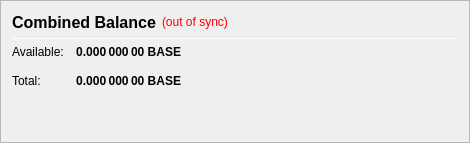
                   <widget class="QFrame" name="frame_CombinedBalances">
                    <property name="minimumSize">
                     <size>
                      <width>470</width>
                      <height>0</height>
                     </size>
                    </property>
                    <property name="frameShape">
                     <enum>QFrame::StyledPanel</enum>
                    </property>
                    <property name="frameShadow">
                     <enum>QFrame::Raised</enum>
                    </property>
                    <layout class="QVBoxLayout" name="verticalLayout_5">
                     <item>
                      <layout class="QHBoxLayout" name="horizontalLayout_5" stretch="0,0,0">
                       <item>
                        <widget class="QLabel" name="label_5z">
                         <property name="minimumSize">
                          <size>
                           <width>0</width>
                           <height>20</height>
                          </size>
                         </property>
                         <property name="font">
                          <font>
                           <pointsize>12</pointsize>
                           <weight>75</weight>
                           <bold>true</bold>
                          </font>
                         </property>
                         <property name="toolTip">
                          <string>Combined Balance (including unconfirmed and immature coins)</string>
                         </property>
                         <property name="text">
                          <string>Combined Balance</string>
                         </property>
                        </widget>
                       </item>
                       <item>
                        <widget class="QLabel" name="labelWalletStatus">
                         <property name="cursor">
                          <cursorShape>WhatsThisCursor</cursorShape>
                         </property>
                         <property name="toolTip">
                          <string>The displayed information may be out of date. Your wallet automatically synchronizes with the BASE network after a connection is established, but this process has not completed yet.</string>
                         </property>
                         <property name="styleSheet">
                          <string notr="true">QLabel { color: red; }</string>
                         </property>
                         <property name="text">
                          <string notr="true">(out of sync)</string>
                         </property>
                         <property name="alignment">
                          <set>Qt::AlignLeading|Qt::AlignLeft|Qt::AlignVCenter</set>
                         </property>
                        </widget>
                       </item>
                       <item>
                        <spacer name="horizontalSpacer_1">
                         <property name="orientation">
                          <enum>Qt::Horizontal</enum>
                         </property>
                         <property name="sizeHint" stdset="0">
                          <size>
                           <width>40</width>
                           <height>20</height>
                          </size>
                         </property>
                        </spacer>
                       </item>
                      </layout>
                     </item>
                     <item>
                      <widget class="Line" name="line_CombinedBalance">
                       <property name="minimumSize">
                        <size>
                         <width>0</width>
                         <height>1</height>
                        </size>
                       </property>
                       <property name="maximumSize">
                        <size>
                         <width>16777215</width>
                         <height>1</height>
                        </size>
                       </property>
                       <property name="orientation">
                        <enum>Qt::Horizontal</enum>
                       </property>
                      </widget>
                     </item>
                     <item>
                      <layout class="QGridLayout" name="gridLayout_3">
                       <property name="spacing">
                        <number>12</number>
                       </property>
                       <item row="1" column="0">
                        <widget class="QLabel" name="labelBalanceTextz">
                         <property name="text">
                          <string>Available:</string>
                         </property>
                        </widget>
                       </item>
                       <item row="1" column="1">
                        <widget class="QLabel" name="labelBalancez">
                         <property name="font">
                          <font>
                           <weight>75</weight>
                           <bold>true</bold>
                          </font>
                         </property>
                         <property name="cursor">
                          <cursorShape>IBeamCursor</cursorShape>
                         </property>
                         <property name="toolTip">
                          <string>Your current spendable balance</string>
                         </property>
                         <property name="text">
                          <string notr="true">0.000 000 00 BASE</string>
                         </property>
                         <property name="alignment">
                          <set>Qt::AlignRight|Qt::AlignTrailing|Qt::AlignVCenter</set>
                         </property>
                         <property name="textInteractionFlags">
                          <set>Qt::LinksAccessibleByMouse|Qt::TextSelectableByKeyboard|Qt::TextSelectableByMouse</set>
                         </property>
                        </widget>
                       </item>
                       <item row="2" column="0">
                        <widget class="QLabel" name="labelTotalTextz">
                         <property name="text">
                          <string>Total:</string>
                         </property>
                        </widget>
                       </item>
                       <item row="2" column="1">
                        <widget class="QLabel" name="labelTotalz">
                         <property name="font">
                          <font>
                           <weight>75</weight>
                           <bold>true</bold>
                          </font>
                         </property>
                         <property name="cursor">
                          <cursorShape>IBeamCursor</cursorShape>
                         </property>
                         <property name="toolTip">
                          <string>Total Balance, including all unavailable coins.</string>
                         </property>
                         <property name="text">
                          <string notr="true">0.000 000 00 BASE</string>
                         </property>
                         <property name="alignment">
                          <set>Qt::AlignRight|Qt::AlignTrailing|Qt::AlignVCenter</set>
                         </property>
                         <property name="textInteractionFlags">
                          <set>Qt::LinksAccessibleByMouse|Qt::TextSelectableByKeyboard|Qt::TextSelectableByMouse</set>
                         </property>
                        </widget>
                       </item>
                       <item row="2" column="3">
                        <spacer name="horizontalSpacer_2">
                         <property name="orientation">
                          <enum>Qt::Horizontal</enum>
                         </property>
                         <property name="sizeHint" stdset="0">
                          <size>
                           <width>40</width>
                           <height>20</height>
                          </size>
                         </property>
                        </spacer>
                       </item>
                      </layout>
                     </item>
                     <item>
                      <spacer name="verticalSpacer_1">
                       <property name="orientation">
                        <enum>Qt::Vertical</enum>
                       </property>
                       <property name="sizeHint" stdset="0">
                        <size>
                         <width>20</width>
                         <height>40</height>
                        </size>
                       </property>
                      </spacer>
                     </item>
                    </layout>
                   </widget>
